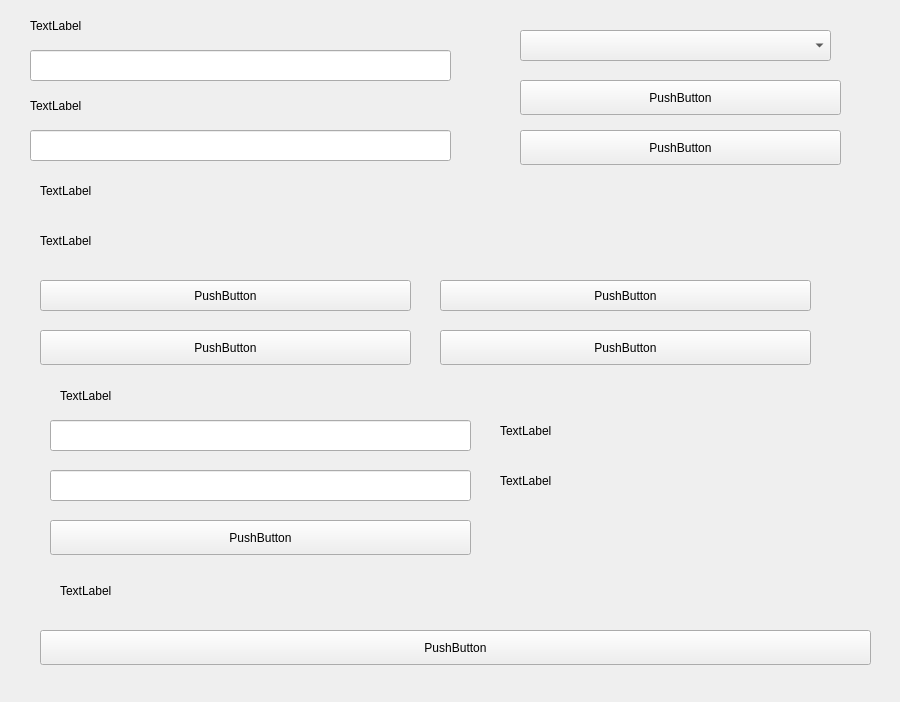
<?xml version="1.0" encoding="UTF-8"?>
<ui version="4.0">
 <class>Form</class>
 <widget class="QWidget" name="Form">
  <property name="geometry">
   <rect>
    <x>0</x>
    <y>0</y>
    <width>900</width>
    <height>702</height>
   </rect>
  </property>
  <property name="windowTitle">
   <string>Form</string>
  </property>
  <widget class="QLabel" name="nameLabel">
   <property name="geometry">
    <rect>
     <x>30</x>
     <y>10</y>
     <width>161</width>
     <height>31</height>
    </rect>
   </property>
   <property name="text">
    <string>TextLabel</string>
   </property>
  </widget>
  <widget class="QLabel" name="statusLabel">
   <property name="geometry">
    <rect>
     <x>30</x>
     <y>90</y>
     <width>161</width>
     <height>31</height>
    </rect>
   </property>
   <property name="text">
    <string>TextLabel</string>
   </property>
  </widget>
  <widget class="QLineEdit" name="nameLineEdit">
   <property name="geometry">
    <rect>
     <x>30</x>
     <y>50</y>
     <width>421</width>
     <height>31</height>
    </rect>
   </property>
  </widget>
  <widget class="QLineEdit" name="statusMessageLineEdit">
   <property name="geometry">
    <rect>
     <x>30</x>
     <y>130</y>
     <width>421</width>
     <height>31</height>
    </rect>
   </property>
  </widget>
  <widget class="QComboBox" name="statusComboBox">
   <property name="geometry">
    <rect>
     <x>520</x>
     <y>30</y>
     <width>311</width>
     <height>31</height>
    </rect>
   </property>
  </widget>
  <widget class="QLabel" name="toxIdTitleLabel">
   <property name="geometry">
    <rect>
     <x>40</x>
     <y>180</y>
     <width>131</width>
     <height>21</height>
    </rect>
   </property>
   <property name="text">
    <string>TextLabel</string>
   </property>
  </widget>
  <widget class="QLabel" name="toxIdLabel">
   <property name="geometry">
    <rect>
     <x>40</x>
     <y>210</y>
     <width>831</width>
     <height>61</height>
    </rect>
   </property>
   <property name="text">
    <string>TextLabel</string>
   </property>
   <property name="wordWrap">
    <bool>true</bool>
   </property>
  </widget>
  <widget class="QPushButton" name="copyToxIdPushButton">
   <property name="geometry">
    <rect>
     <x>40</x>
     <y>280</y>
     <width>371</width>
     <height>31</height>
    </rect>
   </property>
   <property name="text">
    <string>PushButton</string>
   </property>
  </widget>
  <widget class="QPushButton" name="copyPublicKeyPushButton">
   <property name="geometry">
    <rect>
     <x>440</x>
     <y>280</y>
     <width>371</width>
     <height>31</height>
    </rect>
   </property>
   <property name="text">
    <string>PushButton</string>
   </property>
  </widget>
  <widget class="QPushButton" name="newAvatarPushButton">
   <property name="geometry">
    <rect>
     <x>520</x>
     <y>80</y>
     <width>321</width>
     <height>35</height>
    </rect>
   </property>
   <property name="text">
    <string>PushButton</string>
   </property>
  </widget>
  <widget class="QPushButton" name="resetAvatarPushButton">
   <property name="geometry">
    <rect>
     <x>520</x>
     <y>130</y>
     <width>321</width>
     <height>35</height>
    </rect>
   </property>
   <property name="text">
    <string>PushButton</string>
   </property>
  </widget>
  <widget class="QLabel" name="profilePasswordLabel">
   <property name="geometry">
    <rect>
     <x>60</x>
     <y>380</y>
     <width>161</width>
     <height>31</height>
    </rect>
   </property>
   <property name="text">
    <string>TextLabel</string>
   </property>
  </widget>
  <widget class="QLineEdit" name="passwordLineEdit">
   <property name="geometry">
    <rect>
     <x>50</x>
     <y>420</y>
     <width>421</width>
     <height>31</height>
    </rect>
   </property>
  </widget>
  <widget class="QLineEdit" name="confirmPasswordLineEdit">
   <property name="geometry">
    <rect>
     <x>50</x>
     <y>470</y>
     <width>421</width>
     <height>31</height>
    </rect>
   </property>
  </widget>
  <widget class="QLabel" name="emptyPasswordLabel">
   <property name="geometry">
    <rect>
     <x>500</x>
     <y>420</y>
     <width>381</width>
     <height>21</height>
    </rect>
   </property>
   <property name="text">
    <string>TextLabel</string>
   </property>
  </widget>
  <widget class="QLabel" name="warningLabel">
   <property name="geometry">
    <rect>
     <x>60</x>
     <y>580</y>
     <width>381</width>
     <height>21</height>
    </rect>
   </property>
   <property name="text">
    <string>TextLabel</string>
   </property>
  </widget>
  <widget class="QPushButton" name="defaultProfilePushButton">
   <property name="geometry">
    <rect>
     <x>40</x>
     <y>630</y>
     <width>831</width>
     <height>35</height>
    </rect>
   </property>
   <property name="text">
    <string>PushButton</string>
   </property>
  </widget>
  <widget class="QPushButton" name="changePasswordPushButton">
   <property name="geometry">
    <rect>
     <x>50</x>
     <y>520</y>
     <width>421</width>
     <height>35</height>
    </rect>
   </property>
   <property name="text">
    <string>PushButton</string>
   </property>
  </widget>
  <widget class="QLabel" name="invalidPasswordsLabel">
   <property name="geometry">
    <rect>
     <x>500</x>
     <y>470</y>
     <width>381</width>
     <height>21</height>
    </rect>
   </property>
   <property name="text">
    <string>TextLabel</string>
   </property>
  </widget>
  <widget class="QPushButton" name="exportProfilePushButton">
   <property name="geometry">
    <rect>
     <x>40</x>
     <y>330</y>
     <width>371</width>
     <height>35</height>
    </rect>
   </property>
   <property name="text">
    <string>PushButton</string>
   </property>
  </widget>
  <widget class="QPushButton" name="newNoSpamPushButton">
   <property name="geometry">
    <rect>
     <x>440</x>
     <y>330</y>
     <width>371</width>
     <height>35</height>
    </rect>
   </property>
   <property name="text">
    <string>PushButton</string>
   </property>
  </widget>
 </widget>
 <resources/>
 <connections/>
</ui>
